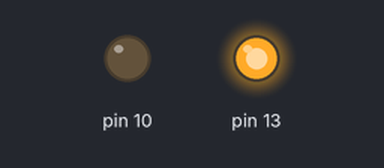
Bench run of a sketch on a simulated Arduino Uno, built with avr-gcc and run on an emulated ATmega328P. Parts: output pins drawn as LEDs (lit = HIGH).

Above: at 0.5 s.
At 2.2 s:
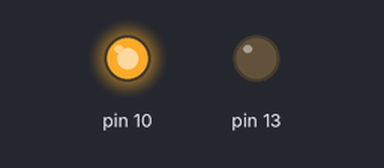
At 4.5 s:
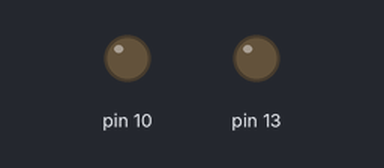
Timing chart, 0 to 6.9 s (numbered marks = the images above):
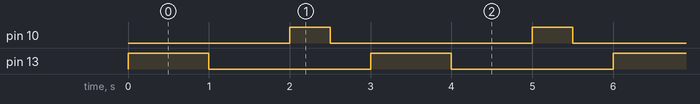

Measured:
- by itself, pin 10: alternates HIGH for 0.50 s and LOW for 2.5 s
- by itself, pin 13: alternates HIGH for 1.0 s and LOW for 2.0 s
- by itself, everything shown: repeats every 3.0 s, in 4 steps

The sketch:

preprocessor4b.ino
```cpp
/*
  Der leichte Einstieg in Arduino & Co.
  Auch Parameter sind möglich

  Version 1.00, 16.05.2020
  Der Hobbyelektroniker
  https://community.hobbyelektroniker.ch
  https://www.youtube.com/c/HobbyelektronikerCh
  Der Code kann mit Quellenangabe frei verwendet werden.
*/

void setup() {
  pinMode(13, 1);
  pinMode(10, 1);
}

void loop() {
// BLINK(LED, ZEIT)
  digitalWrite(13, 1);
  delay(1000);
  digitalWrite(13, 0);
  delay(1000);

// BLINK(10,500)
  digitalWrite(10, 1);
  delay(500);
  digitalWrite(10, 0);
  delay(500);
}
```
